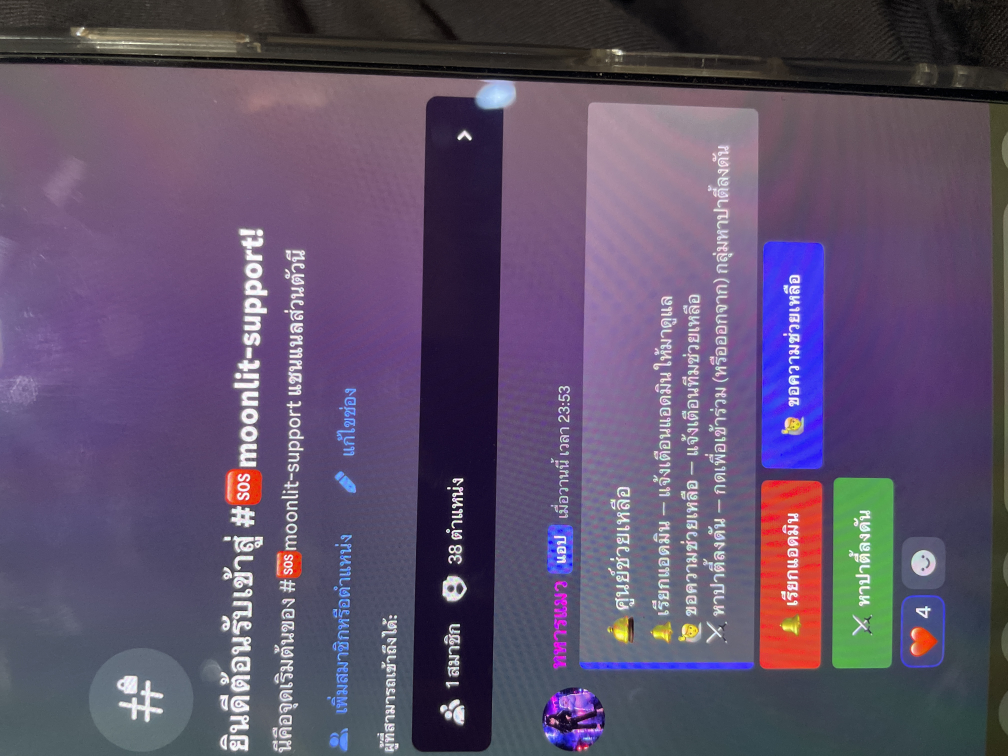
#> input picture attached_assets/image_1784290499222.jpg, 4032 x 3024 px (shown at 1/4 size)
$ python -i imagefilter.py   (imports and definitions only)
#> lines starting #> are read from the running program, lines starting #| are printed output that depends on the picture
#> further down, picture is the input picture: PIL image 4032x3024 RGB; mean R, G, B 95.4, 81.8, 107.4
"""Image filter cog — แต่งภาพด้วยฟิลเตอร์สไตล์ต่างๆ

คำสั่ง (แนบรูปภาพมาพร้อมคำสั่ง หรือ reply ข้อความที่มีรูป):
  !grayscale  — ขาวดำ
  !sepia      — วินเทจเซเปีย
  !blur       — เบลอ
  !sharpen    — คมชัด
  !cartoon    — การ์ตูน (edge enhance + ลดสี)
  !whitebg    — โทนสว่าง / bright
  !resize W H — ปรับขนาด (default 800×600)
  !animate    — GIF ซูมเข้า 20 เฟรม
  !stylehelp  — แสดงคำสั่งทั้งหมด
"""

import io

import discord
from discord.ext import commands
from PIL import Image, ImageFilter, ImageEnhance, ImageOps

BRAND_COLOR = 0x5865F2
MAX_BYTES = 8 * 1024 * 1024   # 8 MB output limit
THUMBNAIL = (1280, 1280)       # ลดขนาดก่อนประมวลผล เพื่อประหยัด memory


# ---------------------------------------------------------------------------
# Helper
# ---------------------------------------------------------------------------

# [26 lines not run here, left out]


# [23 lines left out: functions _to_file, _to_gif_file, not called in this run]


# ---------------------------------------------------------------------------
# Filters
# ---------------------------------------------------------------------------

def apply_grayscale(img: Image.Image) -> Image.Image:
    return ImageOps.grayscale(img).convert("RGBA")


# [14 lines left out: function apply_sepia, not called in this run]


def apply_blur(img: Image.Image) -> Image.Image:
    return img.filter(ImageFilter.GaussianBlur(radius=3))


def apply_sharpen(img: Image.Image) -> Image.Image:
    return img.filter(ImageFilter.SHARPEN).filter(ImageFilter.SHARPEN)


def apply_cartoon(img: Image.Image) -> Image.Image:
    rgb = img.convert("RGB")
    edges = rgb.filter(ImageFilter.FIND_EDGES).convert("L")
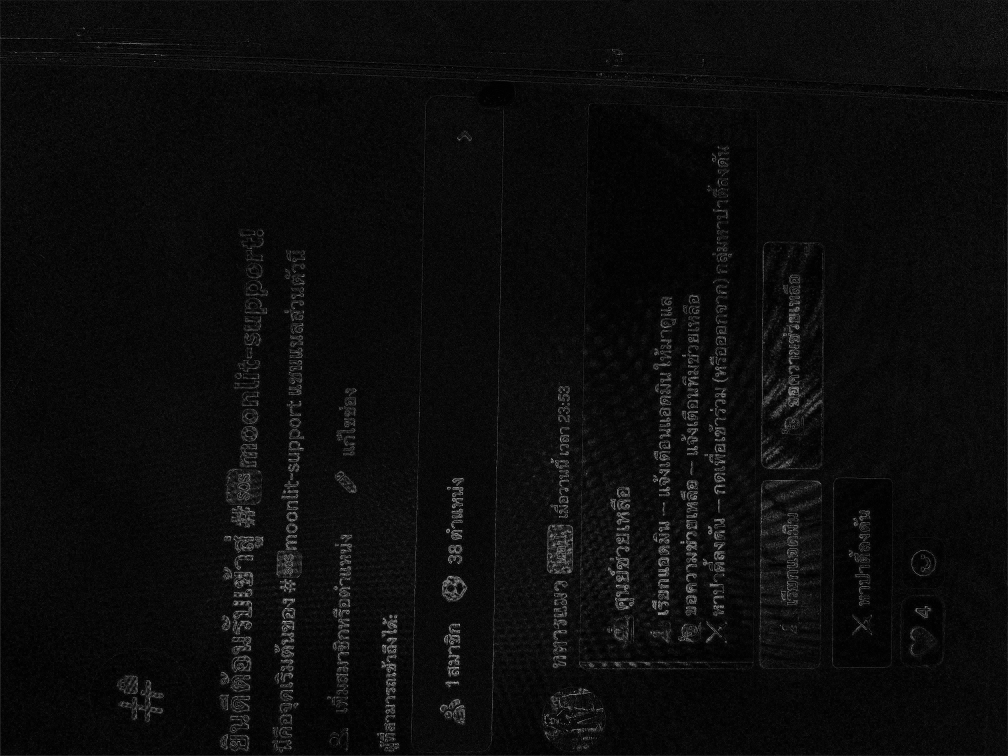
#> edges: PIL image 4032x3024 L (shown at 1/4 size); min 0, max 255, mean 12.1
    # ลดจำนวนสีให้ดูเหมือนการ์ตูน
    quantized = rgb.quantize(colors=16).convert("RGB")
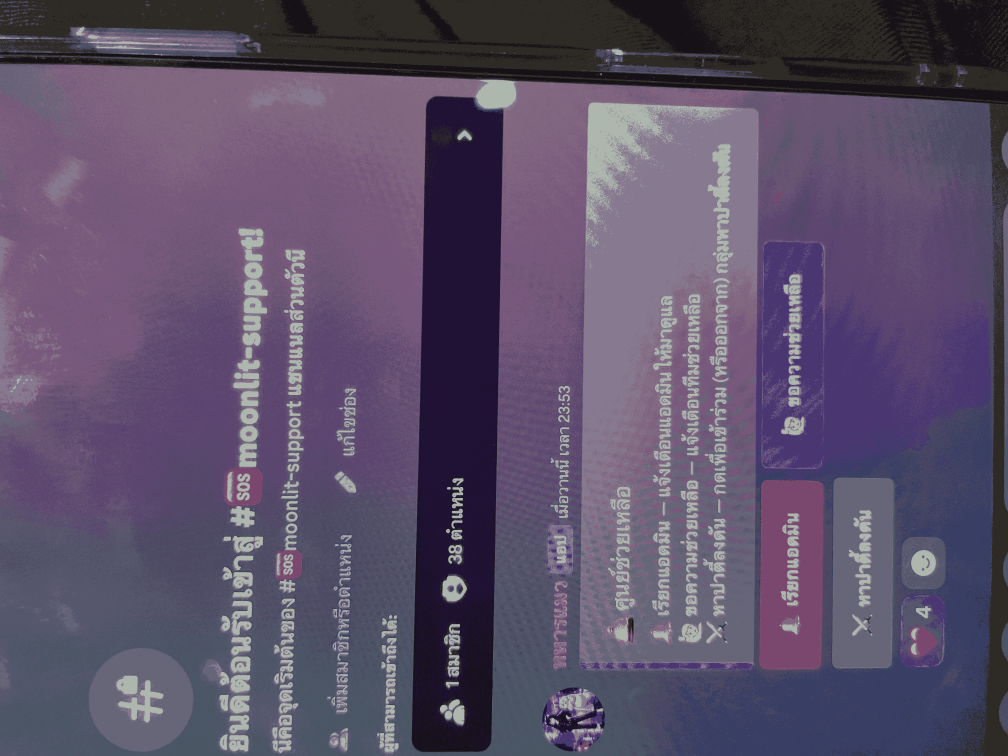
#> quantized: PIL image 4032x3024 RGB (shown at 1/4 size); mean R, G, B 91.9, 80.2, 105.4
    # overlay edges เป็นสีดำ
    edge_rgba = edges.point(lambda x: 0 if x > 30 else 255)
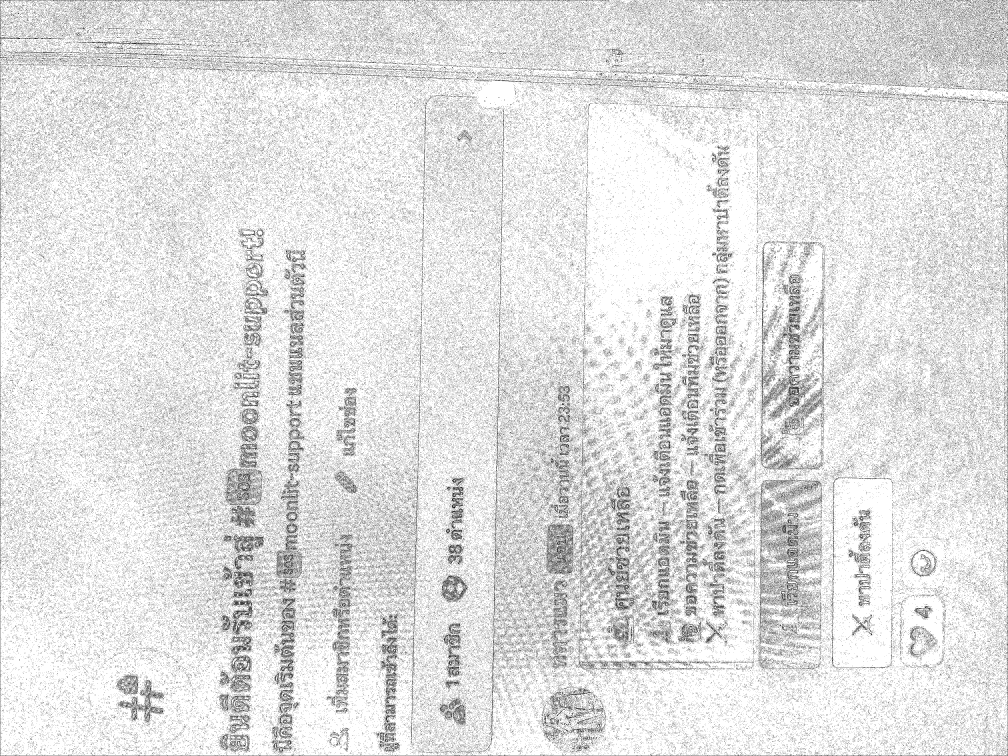
#> edge_rgba: PIL image 4032x3024 L (shown at 1/4 size); 88% white; black in thin lines or dots
    mask = edge_rgba.convert("L")
    result = quantized.copy()
    result.paste((0, 0, 0), mask=ImageOps.invert(mask))
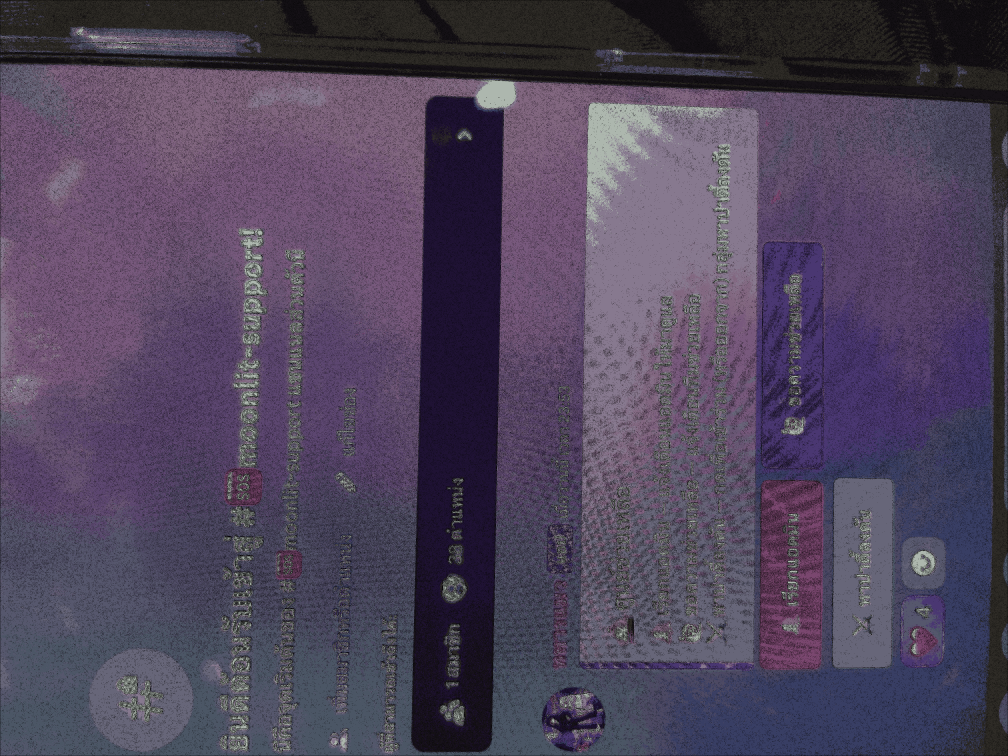
#> result: PIL image 4032x3024 RGB (shown at 1/4 size); mean R, G, B 79.5, 69, 91.9
    return result.convert("RGBA")


# [5 lines left out: function apply_whitebg, not called in this run]


def apply_resize(img: Image.Image, w: int, h: int) -> Image.Image:
    return img.resize((w, h), Image.LANCZOS)


# [15 lines left out: function apply_animate, not called in this run]


# ---------------------------------------------------------------------------
# Cog
# ---------------------------------------------------------------------------

# [117 lines that did not run here, left out]


def setup(bot: commands.Bot):
    bot.add_cog(ImageFilter(bot))

>>> from PIL import Image
>>> picture = Image.open('../../attached_assets/image_1784290499222.jpg')
>>> result = apply_cartoon(picture)
